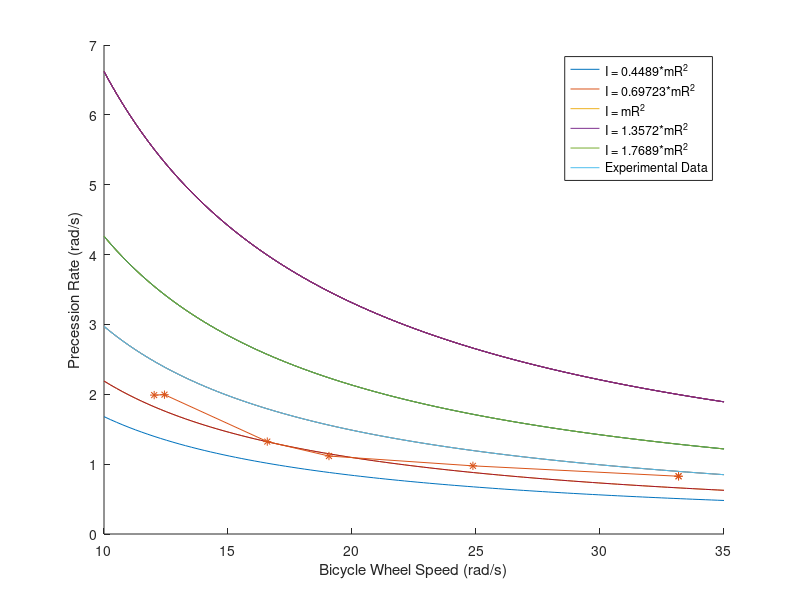
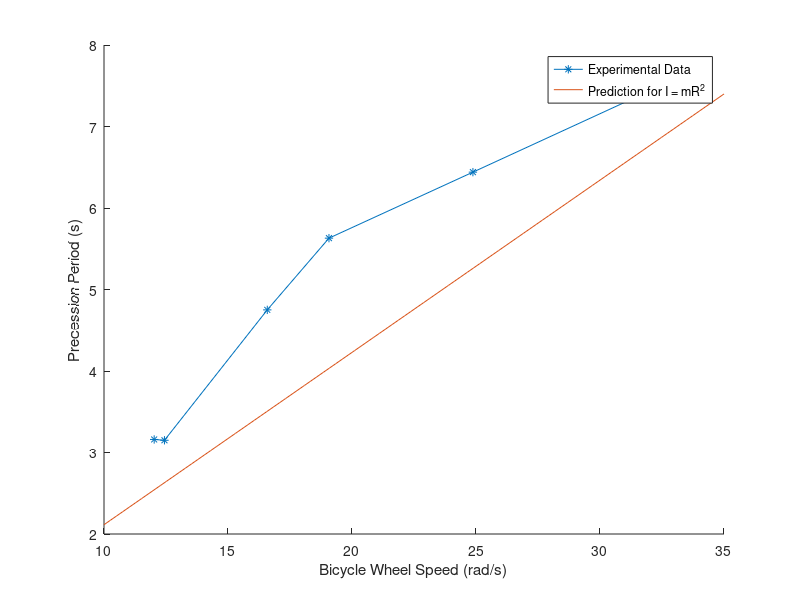

These figures' MATLAB source, in order:
%ASEN 3200 Lab A-2
%
%Created: 2/12/16
%Modified: 2/12/16

clearvars

%Bicycle Wheel Precession

wheel_speed = [40 40 30 23 20 15 14.5];           %[km/hr]
precession = [7.6 7.6 6.44 5.63 4.75 3.15 3.16];  %[seconds]
R = .335;                              %[m]
l = 0.17;
g = 9.81;

omega_p_exp = (2*pi)./precession;

wheel_speed = wheel_speed*(1000/3600);            %[m/s]
wheel_speed = wheel_speed/R;           %[rad/s]

k = R/sqrt(2);
k1 = k;
k = linspace(k*.67, k*1.33, 5);

omega_s = linspace(10,35);

%omega_p = zeros(length(omega_s), length(k));

figure(1)
hold on
for i = 1:length(k)
    omega_p(:,i) = (l*g)./((k(i)^2).*omega_s);
    plot(omega_s, omega_p)
    if i == 3;
        legendInfo{i} = 'I = mR^2';
    else
        legendInfo{i} = ['I = ' num2str((k(i)/(R/sqrt(2)))^2) '*mR^2']; 
    end
    if i == length(k)
        plot(wheel_speed, omega_p_exp, '*-')
        legendInfo{i+1} = ['Experimental Data'];
    end
end
xlabel('Bicycle Wheel Speed (rad/s)')
ylabel('Precession Rate (rad/s)')
h = legend(legendInfo);
%set(h,'Interpreter','latex')

T_p = (2*pi)./omega_p(:,3);

figure(2)
hold on
plot(wheel_speed, precession, '*-')
plot(omega_s, T_p)
xlabel('Bicycle Wheel Speed (rad/s)')
ylabel('Precession Period (s)')
legend('Experimental Data','Prediction for I = mR^2', 'Location', 'best')